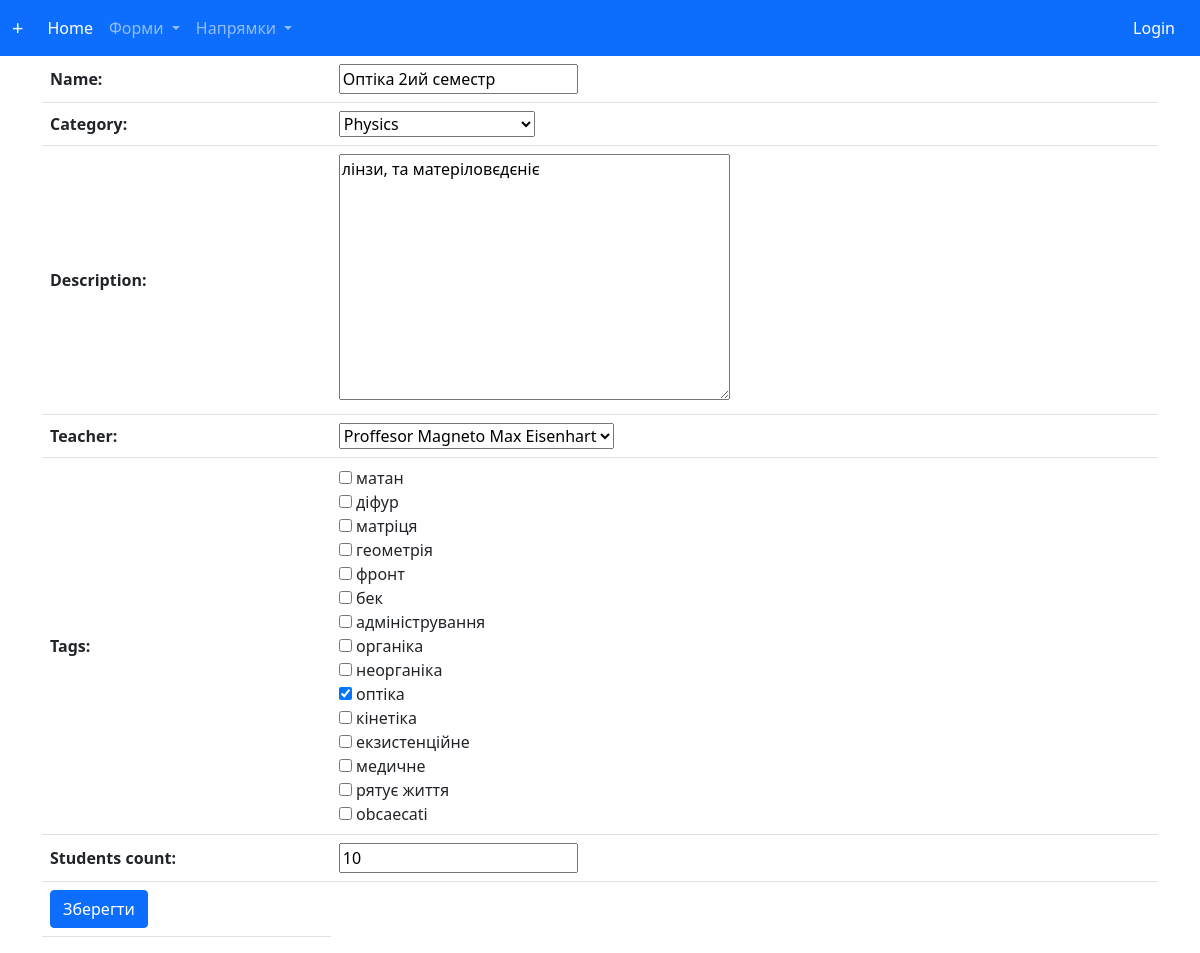
The page /course/90/edit/ on the database as committed earlier.
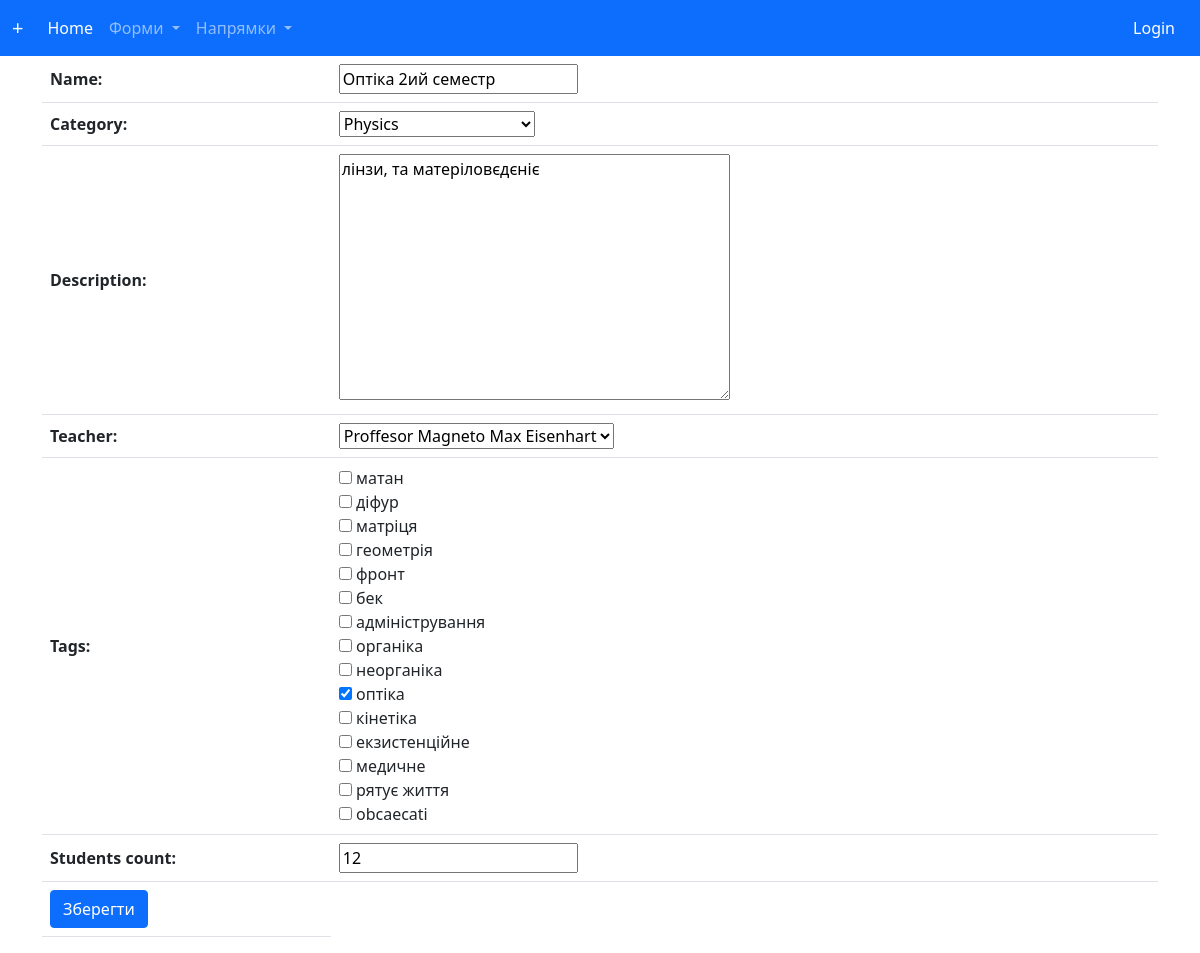
The same page on the database as committed later.
### journal/models.py (models this page shows, shortened)
class Course(models.Model):
    name = models.CharField(max_length=255, unique=True,)
    category = models.ForeignKey("journal.CourseCategory",on_delete=models.SET_NULL,null=True)
    description = models.TextField()
    teacher = models.ForeignKey("journal.Teacher",on_delete=models.SET_NULL,null=True)
    tags = models.ManyToManyField("journal.Tag",blank=True)
    dummy = models.BooleanField(default=False)
    students_count = models.SmallIntegerField(null=True)
    created_at = models.DateTimeField(auto_now_add=True)

class CourseCategory(models.Model):
    name = models.CharField(max_length=255)
    def __str__(self):
        return f"{self.name} "

### journal/views.py (the view, shortened to what this page needs)
# urls.py: path('course/<int:course_id>/edit/',views.CourseEditView.as_view(), name="course_edit"),
class CourseEditView(UpdateView):
    template_name = "create_course.html"
    form_class = CourseCreateForm
    model = Course
    pk_url_kwarg = "course_id"

### journal/forms.py (shortened to what this page needs)
class CourseCreateForm(forms.ModelForm):
    tags = forms.ModelMultipleChoiceField(queryset=Tag.objects,widget=forms.CheckboxSelectMultiple(),required=False)
    class Meta:
        model = Course
        exclude = {"dummy"}

### journal/context_processor.py (called while the page is built)
def get_categories(request):
    return {
        "course_categories": CourseCategory.objects.all(),
        "alphanum_list":[1,2,3,4,5,6,"shs",7,8,10,"11"],
    }

### journal/models.py (called while the page is built)
    def __str__(self):
        return f"{self.title} {self.firstname} {self.surname} "

    def __str__(self):
        return f"{self.name} "

### journal/templates/create_course.html (shortened to what this page needs)
{%extends "Base.html"%}
{% block content%}
       <form action="." method="post"> {%csrf_token%}
       <table class="table align-middle">
        {{ form.as_table }}
        <tr>
            <td>
                <button type="submit" class="btn btn-primary" action="">Зберегти</button>
            </td>
        </tr>
        </table>
        </form>
{% endblock content %}

Rows that differ between the two databases and show on the page:
changed Course "Physics": students_count "10" → "12"
